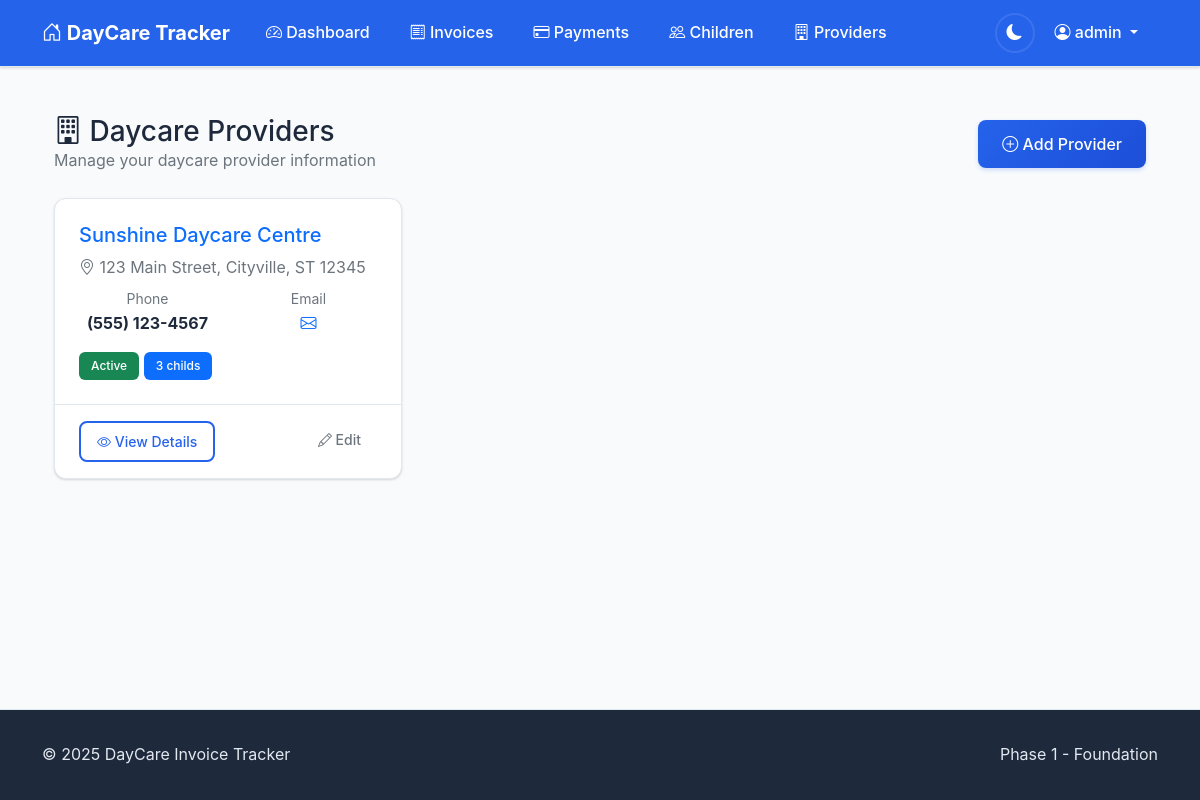
The page /providers/ (signed in) on the database its author committed.
### accounts/models.py (models this page shows, shortened)
class CustomUser(AbstractUser):
    email = models.EmailField(unique=True)
    phone_number = models.CharField(max_length=15, blank=True)
    notification_preferences = models.JSONField(
        default=dict,
        help_text="User preferences for email/SMS notifications"
    )
    created_at = models.DateTimeField(auto_now_add=True)
    updated_at = models.DateTimeField(auto_now=True)

### invoices/models.py (models this page shows, shortened)
class DaycareProvider(models.Model):
    name = models.CharField(max_length=200)
    address = models.TextField(blank=True)
    phone = models.CharField(max_length=20, blank=True)
    email = models.EmailField(blank=True)
    license_number = models.CharField(max_length=50, blank=True)
    gst_number = models.CharField(max_length=20, blank=True)
    bank_details = models.TextField(blank=True)
    email_addresses = models.JSONField(
        default=default_list,
        blank=True,
        help_text="Known email addresses for automatic invoice detection"
    )
    email_subject_patterns = models.JSONField(
        default=default_list,
        blank=True,
        help_text="Email subject patterns to identify invoices"
    )
    is_active = models.BooleanField(default=True)
    created_at = models.DateTimeField(auto_now_add=True)
    updated_at = models.DateTimeField(auto_now=True)
    class Meta:
        ordering = ['name']

### invoices/views.py (the view)
# urls.py: path('providers/', views.ProviderListView.as_view(), name='provider_list'),
class ProviderListView(LoginRequiredMixin, ListView):
    model = DaycareProvider
    template_name = 'invoices/provider_list.html'
    context_object_name = 'providers'
    def get_queryset(self):
        return DaycareProvider.objects.filter(
            children__user=self.request.user
        ).distinct().order_by('name')

### templates/invoices/provider_list.html (shortened to what this page needs)
{% extends 'base.html' %}
{% load static %}
{% block content %}
<div class="container-fluid py-4">
    <div class="row">
        <div class="col-12">
            <div class="d-flex justify-content-between align-items-center mb-4">
                <div>
                    <h2 class="h3 mb-0">
                        <i class="bi bi-building"></i>
                        Daycare Providers
                    </h2>
                    <p class="text-muted mb-0">
                        Manage your daycare provider information
                    </p>
                </div>
                <div>
                    <a href="/admin/invoices/daycareprovider/add/" class="btn btn-primary">
                        <i class="bi bi-plus-circle"></i>
                        Add Provider
                    </a>
                </div>
            </div>
            {% if providers %}
            <div class="row">
                {% for provider in providers %}
                <div class="col-md-6 col-lg-4 mb-4">
                    <div class="card h-100">
                        <div class="card-body">
                            <h5 class="card-title">
                                <a href="{% url 'invoices:provider_detail' provider.pk %}" class="text-decoration-none">
                                    {{ provider.name }}
                                </a>
                            </h5>
                            {% if provider.address %}
                            <p class="card-text text-muted mb-2">
                                <i class="bi bi-geo-alt"></i>
                                {{ provider.address|truncatechars:50 }}
                            </p>
                            {% endif %}
                            <div class="row text-center">
                                {% if provider.phone %}
                                <div class="col-6">
                                    <small class="text-muted d-block">Phone</small>
                                    <strong>{{ provider.phone }}</strong>
                                </div>
                                {% endif %}
                                {% if provider.email %}
                                <div class="col-6">
                                    <small class="text-muted d-block">Email</small>
                                    <a href="mailto:{{ provider.email }}" class="text-decoration-none">
                                        <i class="bi bi-envelope"></i>
                                    </a>
                                </div>
                                {% endif %}
                            </div>
                            <div class="mt-3">
                                <span class="badge bg-{{ provider.is_active|yesno:'success,secondary' }}">
                                    {{ provider.is_active|yesno:'Active,Inactive' }}
                                </span>
                                {% with children_count=provider.children.count %}
                                <span class="badge bg-primary">
                                    {{ children_count }} child{{ children_count|pluralize }}
                                </span>
                                {% endwith %}
                            </div>
                        </div>
                        <div class="card-footer bg-transparent">
                            <div class="d-flex justify-content-between">
                                <a href="{% url 'invoices:provider_detail' provider.pk %}" class="btn btn-outline-primary btn-sm">
                                    <i class="bi bi-eye"></i>
                                    View Details
                                </a>
                                <a href="/admin/invoices/daycareprovider/{{ provider.pk }}/change/" class="btn btn-outline-secondary btn-sm">
                                    <i class="bi bi-pencil"></i>
                                    Edit
                                </a>
                            </div>
                        </div>
                    </div>
                </div>
                {% endfor %}
            </div>
            {% endif %}
        </div>
    </div>
</div>
{% endblock %}

### templates/base.html (shortened to what this page needs)
<!DOCTYPE html>
<html lang="en">
<head>
    <link href="https://cdn.jsdelivr.net/npm/bootstrap@5.1.3/dist/css/bootstrap.min.css" rel="stylesheet">
    <link rel="stylesheet" href="https://cdn.jsdelivr.net/npm/bootstrap-icons@1.7.2/font/bootstrap-icons.css">
    {% load static %}
    <link href="{% static 'css/main.css' %}" rel="stylesheet">
</head>
<body class="d-flex flex-column min-vh-100">
    <nav class="navbar navbar-expand-lg navbar-dark bg-primary">
        <div class="container">
            <a class="navbar-brand" href="{% url 'invoices:dashboard' %}">
                <i class="bi bi-house-door"></i>
                DayCare Tracker
            </a>
            <div class="collapse navbar-collapse" id="navbarNav">
                {% if user.is_authenticated %}
                <ul class="navbar-nav me-auto">
                    <li class="nav-item">
                        <a class="nav-link" href="{% url 'invoices:dashboard' %}">
                            <i class="bi bi-speedometer2"></i>
                            Dashboard
                        </a>
                    </li>
                    <li class="nav-item">
                        <a class="nav-link" href="{% url 'invoices:invoice_list' %}">
                            <i class="bi bi-receipt"></i>
                            Invoices
                        </a>
                    </li>
                    <li class="nav-item">
                        <a class="nav-link" href="{% url 'invoices:payment_list' %}">
                            <i class="bi bi-credit-card"></i>
                            Payments
                        </a>
                    </li>
                    <li class="nav-item">
                        <a class="nav-link" href="{% url 'invoices:child_list' %}">
                            <i class="bi bi-people"></i>
                            Children
                        </a>
                    </li>
                    <li class="nav-item">
                        <a class="nav-link" href="{% url 'invoices:provider_list' %}">
                            <i class="bi bi-building"></i>
                            Providers
                        </a>
                    </li>
                </ul>
                <ul class="navbar-nav">
                    <li class="nav-item d-flex align-items-center">
                        <button class="theme-toggle" id="themeToggle" aria-label="Toggle dark mode" title="Toggle theme">
                            <i class="bi bi-sun-fill" id="themeIcon"></i>
                        </button>
                    </li>
                    <li class="nav-item dropdown">
                        <a class="nav-link dropdown-toggle" href="#" id="navbarDropdown" role="button" data-bs-toggle="dropdown">
                            <i class="bi bi-person-circle"></i>
                            {{ user.username }}
                        </a>
                    </li>
                </ul>
                {% endif %}
            </div>
        </div>
    </nav>
    <main class="flex-grow-1">
        <div class="container mt-4">
            {% block content %}{% endblock %}
        </div>
    </main>
    <footer class="footer mt-auto">
        <div class="container">
            <div class="row">
                <div class="col-md-6">
                    <p class="mb-0">&copy; 2025 DayCare Invoice Tracker</p>
                </div>
                <div class="col-md-6 text-end">
                    <p class="mb-0">Phase 1 - Foundation</p>
                </div>
            </div>
        </div>
    </footer>
</body>
</html>

### static/css/main.css (style rules this page uses)
:root { --bs-primary: #2563eb; --bs-secondary: #64748b; --bs-success: #10b981; --bs-warning: #f59e0b; --bs-danger: #ef4444; --bs-info: #06b6d4; --bg-primary: #ffffff; --bg-secondary: #f8fafc; --bg-tertiary: #f1f5f9; --text-primary: #1e293b; --text-secondary: #64748b; --text-muted: #94a3b8; --border-color: #e2e8f0; --border-light: #f1f5f9; --card-bg: #ffffff; --card-border: #e2e8f0; --card-shadow: 0 1px 3px 0 rgba(0, 0, 0, 0.1), 0 1px 2px 0 rgba(0, 0, 0, 0.06); --card-shadow-hover: 0 10px 15px -3px rgba(0, 0, 0, 0.1), 0 4px 6px -2px rgba(0, 0, 0, 0.05); --navbar-bg: var(--bs-primary); --navbar-text: #ffffff; --navbar-hover: rgba(255, 255, 255, 0.1); --input-bg: #ffffff; --input-border: #d1d5db; --input-focus-border: var(--bs-primary); --input-focus-shadow: 0 0 0 3px rgba(37, 99, 235, 0.1); --stats-children: #8b5cf6; --stats-invoices: #06b6d4; --stats-paid: #10b981; --stats-outstanding: #f59e0b; --stats-overdue: #ef4444; --btn-primary-bg: var(--bs-primary); --btn-primary-hover: #1d4ed8; --btn-secondary-bg: #64748b; --btn-secondary-hover: #475569; --footer-bg: #1e293b; --footer-text: #e2e8f0; --transition-fast: 0.15s ease-in-out; --transition-medium: 0.3s ease-in-out; --transition-slow: 0.5s ease-in-out; }
* { transition: background-color var(--transition-fast), color var(--transition-fast), border-color var(--transition-fast), box-shadow var(--transition-fast); }
body { font-family: -apple-system, BlinkMacSystemFont, "Segoe UI", Roboto, "Helvetica Neue", Arial, "Noto Sans", sans-serif; background-color: var(--bg-secondary); color: var(--text-primary); line-height: 1.6; }
.navbar { background-color: var(--navbar-bg) !important; box-shadow: var(--card-shadow); border-bottom: 1px solid var(--border-color); }
.navbar-brand { font-weight: 700; font-size: 1.25rem; color: var(--navbar-text) !important; }
.navbar-nav .nav-link { color: var(--navbar-text) !important; font-weight: 500; padding: 0.75rem 1rem !important; border-radius: 0.375rem; margin: 0 0.25rem; transition: all var(--transition-fast); }
.theme-toggle { background: none; border: 2px solid var(--navbar-hover); color: var(--navbar-text); width: 40px; height: 40px; border-radius: 50%; display: flex; align-items: center; justify-content: center; transition: all var(--transition-fast); margin-left: 1rem; }
.card { background-color: var(--card-bg); border: 1px solid var(--card-border); border-radius: 0.75rem; box-shadow: var(--card-shadow); transition: all var(--transition-medium); overflow: hidden; }
.card-body { padding: 1.5rem; }
.card-footer { background-color: var(--bg-tertiary); border-top: 1px solid var(--card-border); padding: 1rem 1.5rem; }
.btn { border-radius: 0.5rem; font-weight: 500; padding: 0.75rem 1.5rem; transition: all var(--transition-fast); border: none; }
.btn-primary { background: linear-gradient(135deg, var(--btn-primary-bg) 0%, var(--btn-primary-hover) 100%); color: white; box-shadow: 0 2px 4px rgba(37, 99, 235, 0.2); }
.btn-outline-primary { border: 2px solid var(--bs-primary); color: var(--bs-primary); background: transparent; }
.btn-sm { padding: 0.5rem 1rem; font-size: 0.875rem; }
.badge { font-weight: 500; padding: 0.5rem 0.75rem; border-radius: 0.375rem; font-size: 0.75rem; }
.footer { background-color: var(--footer-bg); color: var(--footer-text); padding: 2rem 0; margin-top: 3rem; border-top: 1px solid var(--border-color); }
html { scroll-behavior: smooth; }

### rows shown on the page
CustomUser: username "admin"
DaycareProvider: name "Sunshine Daycare Centre", address "123 Main Street, Cityville, ST 12345", phone "(555) 123-4567", is_active "Active", children.count "3"
